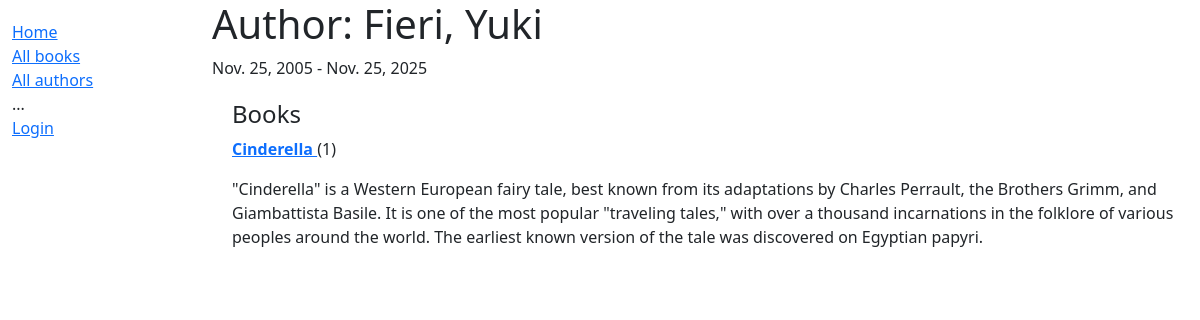
The page /catalog/author/1 on the database as committed earlier.
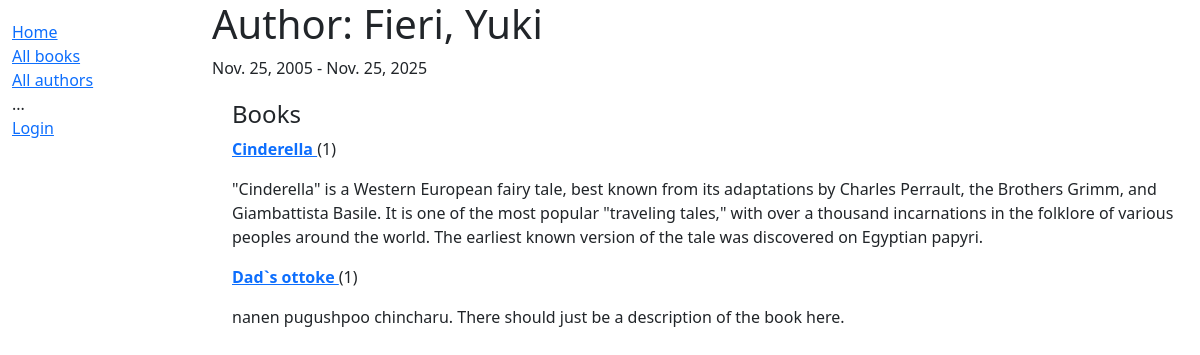
The same page on the database as committed later.
### catalog/models.py (models this page shows, shortened)
class Author(models.Model):
    first_name = models.CharField(max_length=100)
    last_name = models.CharField(max_length=100)
    date_of_birth = models.DateField(null=True, blank=True)
    date_of_death = models.DateField('Died', null=True, blank=True)
    class Meta:
        ordering = ['last_name', 'first_name']

class Book(models.Model):
    language = models.ForeignKey('Language', on_delete=models.SET_NULL, null=True)
    title = models.CharField(max_length=200)
    author = models.ForeignKey('Author', on_delete=models.RESTRICT, null=True)
    summary = models.TextField(
        max_length=1000, help_text="Enter a brief description of the book")
    isbn = models.CharField('ISBN', max_length=13,
                            unique=True,
                            help_text='13 Character <a href="https://www.isbn-international.org/content/what-isbn'
                                      '">ISBN number</a>')
    genre = models.ManyToManyField(
        Genre, help_text="Select a genre for this book")
    def display_genre(self):
        """Create a string for the Genre. This is required to display genre in Admin."""
        return ', '.join(genre.name for genre in self.genre.all()[:3])
    display_genre.short_description = 'Genre'

### catalog/views.py (the view)
# urls.py: path('author/<int:pk>', views.AuthorDetailView.as_view(), name='author-detail'),
class AuthorDetailView(generic.DetailView):
    model = Author

### catalog/templates/catalog/author_detail.html
{% extends "base_generic.html" %}
{% block content %}
  <h1>Author: {{ author.last_name}}, {{author.first_name}}</h1>
  <p>{{author.date_of_birth}} - {{author.date_of_death}}</p>
  <div style="margin-left:20px;margin-top:20px">
    <h4>Books</h4>
    {% for book in author.book_set.all %}
    <p><strong><a href="{% url 'book-detail' book.pk %}"> {{ book.title }} </a> </strong> ({{ book.bookinstance_set.all.count }}) </p>
    <p>{{ book.summary }}</p>
    {% endfor %}
  </div>
{% endblock %}

### catalog/templates/base_generic.html (shortened to what this page needs)
<!doctype html>
<html lang="en">
  <head>
    <link href="https://cdn.jsdelivr.net/npm/bootstrap@5.3.3/dist/css/bootstrap.min.css"
      rel="stylesheet"
>
    {% load static %}
    <link rel="stylesheet" href="{% static 'css/styles.css' %}" />
  </head>
  <body>
    <div class="container-fluid">
      <div class="row">
        <div class="col-sm-2">
          {% block sidebar %}
            <ul class="sidebar-nav">
              <li><a href="{% url 'index' %}">Home</a></li>
              <li><a href="{% url 'books' %}">All books</a></li>
              <li><a href="{% url 'authors' %}">All authors</a></li> ...
                    {% if user.is_authenticated %}
   <li>User: {{ user.get_username }}</li>
   <li><a href="{% url 'my-borrowed' %}">My Borrowed</a></li>
<li><a href="{% url 'all-borrowed' %}">All Borrowed</a></li>
   <li>
     <form id="logout-form" method="post" action="{% url 'admin:logout' %}">
       {% csrf_token %}
       <button type="submit" class="btn btn-link">Logout</button>
     </form>
   </li>
   {% else %}
   <li><a href="{% url 'login' %}?next={{ request.path }}">Login</a></li>
   {% endif %}
 </ul>
          {% endblock %}
        </div>
        <div class="col-sm-10 ">{% block content %}{% endblock %}
        </div>
      </div>
    </div>
  </body>
</html>

### catalog/static/styles.css (style rules this page uses)
.sidebar-nav { margin-top: 20px; padding: 0; list-style: none; }

Rows that differ between the two databases and show on the page:
added Book: title "Dad`s ottoke", bookinstance_set.all.count "1", summary "nanen pugushpoo chincharu. There should just be a description of the book here."
